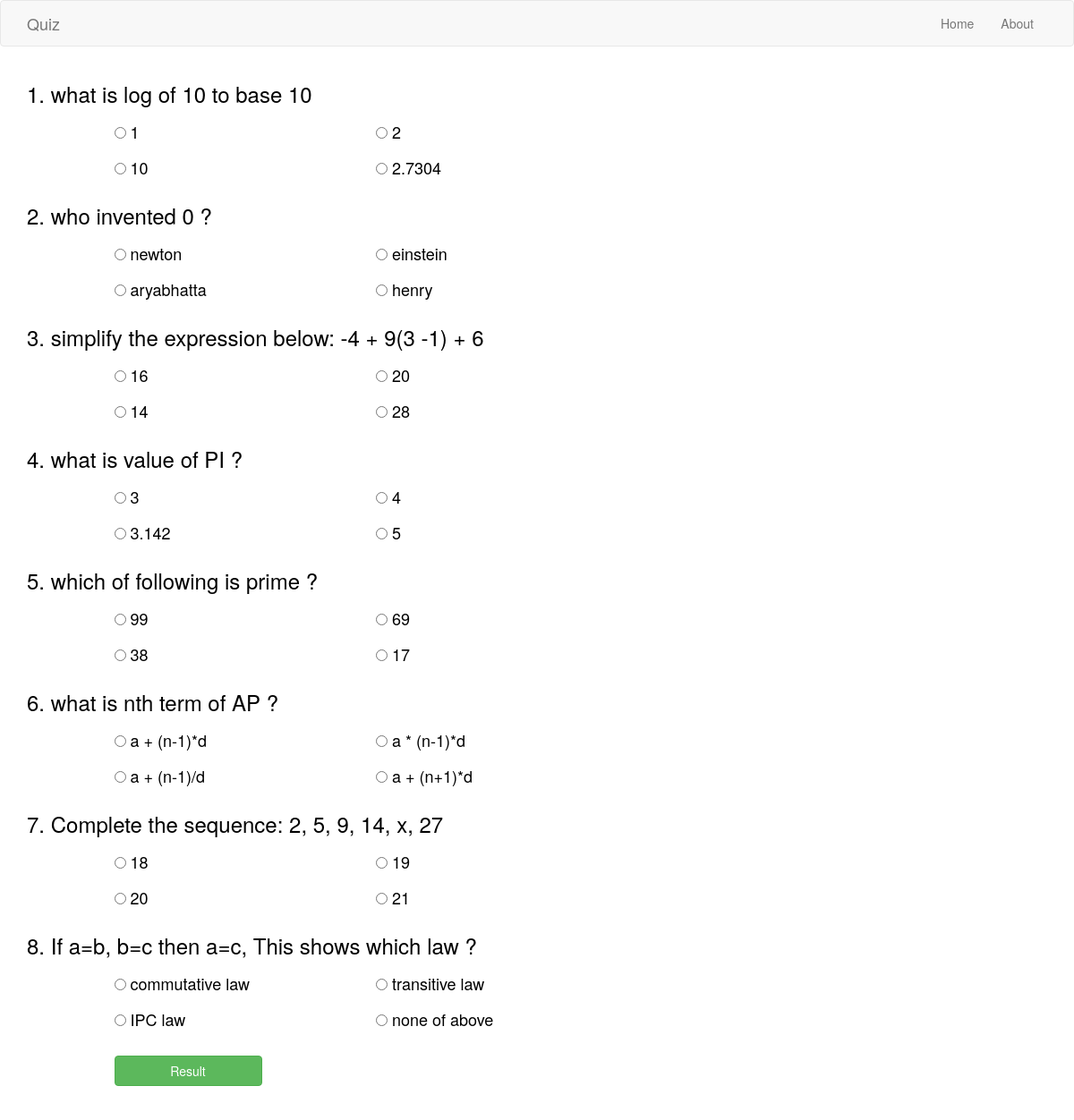
Screenshot of /quiz/maths with the database file from the repository.
### quiz/models.py (models this page shows, shortened)
class Questions(models.Model):
    CAT_CHOICES = (
    ('sports','Physics'),
    ('movies','Chemistry'),
    ('maths','Maths'),
    ('generalknowledge','programming')
    )
    question = models.CharField(max_length = 250)
    optiona = models.CharField(max_length = 100)
    optionb = models.CharField(max_length = 100)
    optionc = models.CharField(max_length = 100)
    optiond = models.CharField(max_length = 100)
    answer = models.CharField(max_length = 100)
    catagory = models.CharField(max_length=20, choices = CAT_CHOICES)
    class Meta:
        ordering = ('-catagory',)

### quiz/views.py (the view)
# urls.py: url(r'^(?P<choice>[\w]+)', views.questions, name = 'questions'),
def questions(request , choice):
    print(choice)
    ques = Questions.objects.filter(catagory__exact = choice)
    return render(request,
        'quiz/questions.html',
        {'ques':ques})

### quiz/templates/quiz/questions.html (shortened to what this page needs)
{% extends "base.html" %}
{% block content%}
<font color="black" class="">
<form action="./result" method="post">
  {% for que in ques %}
  <div class="row">
    <div class="col-md-10">
      <h3>{{ forloop.counter }}. {{ que.question }}</h3>
    </div>
  </div>
  <div class="row">
    <div class="col-md-1"></div>
    <div class="col-md-3">
      <h4>
      <input type="radio" name="{{ que.id }}" value="{{ que.optiona }}">
      {{ que.optiona }}
    </h4>
    </div>
    <div class="col-md-3">
      <h4>
      <input type="radio" name="{{ que.id }}" value="{{ que.optionb }}">
      {{ que.optionb }}
    </h4>
    </div>
  </div>
  <div class="row">
    <div class="col-md-1"></div>
    <div class="col-md-3">
      <h4>
      <input type="radio" name="{{ que.id }}" value="{{ que.optionc }}">
      {{ que.optionc }}
    </h4>
    </div>
    <div class="col-md-3">
      <h4>
      <input class="form_control" type="radio" name="{{ que.id }}" value="{{ que.optiond }}">
      {{ que.optiond }}
    </h4>
    </div>
  </div>
  {% endfor %}
  <br>
  <div class="row">
    <div class="col-md-1">
    </div>
    <div class="col-xs-2">
      <button type="submit" class="btn btn-block btn-success btn-md">Result</button>
    </div>
  </div>
  </font>
{% endblock %}

### quiz/static/mystyle.css (style rules this page uses)
html { position: relative; min-height: 100%; }
body { margin-bottom: 50px; }

### quiz/templates/base.html (style rules this page uses)
body { background-image: url("https://images.pexels.com/photos/239548/pexels-photo-239548.jpeg?auto=compress&cs=tinysrgb&dpr=3&h=750&w=1260"); background-position: center; background-origin: content-box; background-repeat: no-repeat; background-size: cover; min-height:100vh; }

### rows the page displays
Questions: question "what is log of 10 to base 10", optiona "1", optionb "2", optionc "10", optiond "2.7304"
Questions: question "who invented 0 ?", optiona "newton", optionb "einstein", optionc "aryabhatta", optiond "henry"
Questions: question "simplify the expression below: -4 + 9(3 -1) + 6", optiona "16", optionb "20", optionc "14", optiond "28"
Questions: question "what is value of PI ?", optiona "3", optionb "4", optionc "3.142", optiond "5"
Questions: question "which of following is prime ?", optiona "99", optionb "69", optionc "38", optiond "17"
Questions: question "what is nth term of AP ?", optiona "a + (n-1)*d", optionb "a * (n-1)*d", optionc "a + (n-1)/d", optiond "a + (n+1)*d"
Questions: question "Complete the sequence: 2, 5, 9, 14, x, 27", optiona "18", optionb "19", optionc "20", optiond "21"
Questions: question "If a=b, b=c then a=c, This shows which law ?", optiona "commutative law", optionb "transitive law", optionc "IPC law", optiond "none of above"
